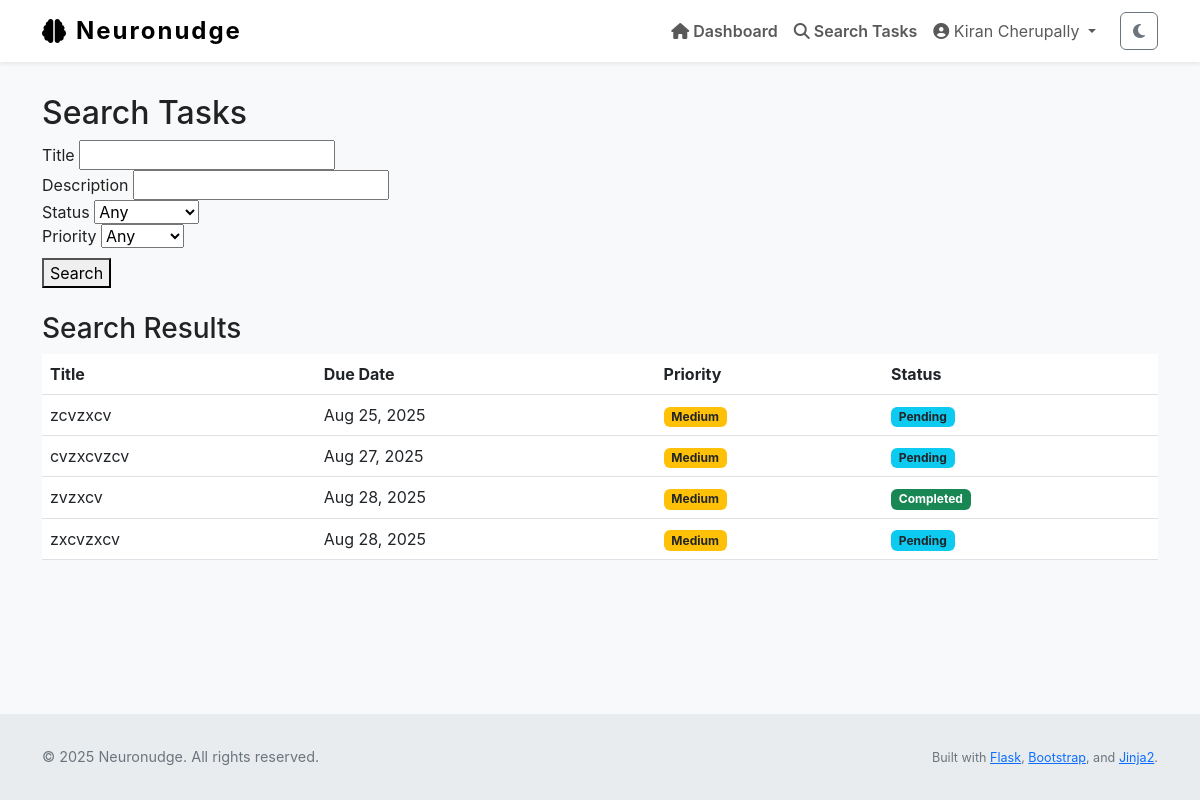
/tasks/search (signed in), run on the app's committed database.
### Neuronudge/models.py (models this page shows, shortened)
class User(UserMixin, db.Model):
    id = db.Column(db.Integer, primary_key=True)
    name = db.Column(db.String(150), nullable=True)                # full name
    username = db.Column(db.String(150), unique=True, nullable=False)
    email = db.Column(db.String(150), unique=True, nullable=False)
    password_hash = db.Column(db.String(256), nullable=False)
    profile_type = db.Column(db.String(50), nullable=False, default='General')
    created_at = db.Column(db.DateTime, default=datetime.utcnow)
    tasks = db.relationship('Task', backref='user', lazy=True)
    logs = db.relationship('ActivityLog', backref='user', lazy=True)
    preferences = db.relationship('OnboardingPreferences', back_populates='user', uselist=False)
    avatar_url = db.Column(db.String(300), default=None)
    registered_on = db.Column(db.DateTime, default=datetime.utcnow)
    dashboard_features = db.Column(JSON, nullable=False, default=[])
    feature_task_timer = db.Column(db.Boolean, default=False)
    feature_task_stats = db.Column(db.Boolean, default=True)
    feature_focus_mode = db.Column(db.Boolean, default=False)
    feature_deadline_tracker = db.Column(db.Boolean, default=False)
    feature_priority_sort = db.Column(db.Boolean, default=False)
    feature_task_export = db.Column(db.Boolean, default=False)
    feature_progress_graphs = db.Column(db.Boolean, default=False)

class Task(db.Model):
    id = db.Column(db.Integer, primary_key=True)
    title = db.Column(db.String(255), nullable=False)
    description = db.Column(db.Text, nullable=False)
    due_date = db.Column(db.DateTime)
    completed = db.Column(db.Boolean, default=False)
    priority = db.Column(db.Integer, default=2)         # 1 = high, 2 = med, 3 = low
    status = db.Column(db.String(20), default='not started')
    reminder_set = db.Column(db.Boolean, default=False)
    created_at = db.Column(db.DateTime, default=datetime.utcnow)
    updated_at = db.Column(db.DateTime, default=datetime.utcnow, onupdate=datetime.utcnow)
    user_id = db.Column(db.Integer, db.ForeignKey('user.id'), nullable=False)

### Neuronudge/views.py (the view)
@main.route('/tasks/search', methods=['GET', 'POST'])
@login_required
def task_search():
    title = request.args.get('title', '').strip()
    description = request.args.get('description', '').strip()
    completed = request.args.get('completed', 'any')
    priority = request.args.get('priority', 'any')
    query = Task.query.filter_by(user_id=current_user.id)
    if title:
        query = query.filter(Task.title.ilike(f'%{title}%'))
    if description:
        query = query.filter(Task.description.ilike(f'%{description}%'))
    if completed in ['true', 'false']:
        query = query.filter_by(completed=(completed == 'true'))
    if priority in ['1', '2', '3']:
        query = query.filter_by(priority=int(priority))
    results = query.order_by(Task.priority.asc(), Task.due_date.asc().nulls_last()).all()
    return render_template('task_search.html', results=results)

### Neuronudge/__init__.py (called while the page is built)
def create_app():
    app = Flask(__name__)
    app.config['SQLALCHEMY_DATABASE_URI'] = 'sqlite:///db.sqlite'
    app.config['SQLALCHEMY_TRACK_MODIFICATIONS'] = False
    app.config['SECRET_KEY'] = 'dev' #Replace later
    app.config['ALLOWED_EXTENSIONS'] = {"png","jpg","jpeg","gif"}
    db.init_app(app)
    migrate.init_app(app, db)
    login_manager.init_app(app)
    from Neuronudge import models  # ensures models are registered
    @login_manager.user_loader
    def load_user(user_id):
        from Neuronudge.models import User  # local import to avoid circular import
        return User.query.get(int(user_id))
    from Neuronudge.views import main
    from Neuronudge.auth import auth
    app.register_blueprint(main)
    app.register_blueprint(auth, url_prefix='/auth')
    with app.app_context():
        db.create_all()
    return app

### Neuronudge/templates/task_search.html (shortened to what this page needs)
{% extends "layout.html" %}
{% block content %}
<h2>Search Tasks</h2>
<form method="GET" action="{{ url_for('main.task_search') }}" role="search">
    <div>
        <label for="title">Title</label>
        <input type="text" name="title" id="title" value="{{ request.args.get('title', '') }}">
    </div>
    <div>
        <label for="description">Description</label>
        <input type="text" name="description" id="description" value="{{ request.args.get('description', '') }}">
    </div>
    <div>
        <label for="completed">Status</label>
        <select name="completed" id="completed">
            <option value="any" {% if request.args.get('completed') == 'any' %}selected{% endif %}>Any</option>
        </select>
    </div>
    <div>
        <label for="priority">Priority</label>
        <select name="priority" id="priority">
            <option value="any" {% if request.args.get('priority') == 'any' %}selected{% endif %}>Any</option>
        </select>
    </div>
    <div style="margin-top: 10px;">
        <button type="submit">Search</button>
    </div>
</form>
{% if results is defined %}
    <h3 class="mt-4">Search Results</h3>
    {% if results %}
        <table class="table table-hover">
            <thead>
                <tr>
                    <th>Title</th>
                    <th>Due Date</th>
                    <th>Priority</th>
                    <th>Status</th>
                </tr>
            </thead>
            <tbody>
                {% for task in results %}
                <tr>
                    <td>{{ task.title }}</td>
                    <td>{{ task.due_date.strftime('%b %d, %Y') if task.due_date else 'No due date' }}</td>
                    <td>
                        {% if task.priority == 1 %}<span class="badge bg-danger">High</span>
                        {% elif task.priority == 2 %}<span class="badge bg-warning text-dark">Medium</span>
                        {% elif task.priority == 3 %}<span class="badge bg-secondary">Low</span>
                        {% endif %}
                    </td>
                    <td>
                        {% if task.completed %}
                            <span class="badge bg-success">Completed</span>
                        {% else %}
                            <span class="badge bg-info text-dark">Pending</span>
                        {% endif %}
                    </td>
                </tr>
                {% endfor %}
            </tbody>
        </table>
    {% else %}
        <p class="text-muted">No tasks match your search.</p>
    {% endif %}
{% endif %}
{% endblock %}

### Neuronudge/templates/layout.html (shortened to what this page needs)
<!DOCTYPE html>
<html lang="en" class="h-100" data-theme="light">
<head>
    <link href="https://cdn.jsdelivr.net/npm/bootstrap@5.3.0/dist/css/bootstrap.min.css" rel="stylesheet" />
    <link href="https://cdnjs.cloudflare.com/ajax/libs/font-awesome/6.4.0/css/all.min.css" rel="stylesheet" />
    <link rel="stylesheet" href="{{ url_for('static', filename='style.css') }}" />
</head>
<body class="d-flex flex-column h-100" role="document" aria-live="polite" aria-busy="false" aria-label="Neuronudge main document">
<nav class="navbar navbar-expand-lg navbar-light fixed-top bg-white shadow-sm" role="navigation" aria-label="Main navigation">
    <div class="container">
        <a class="navbar-brand d-flex align-items-center" href="{{ url_for('main.home') }}" aria-label="Neuronudge homepage">
            <i class="fa-solid fa-brain me-2" aria-hidden="true"></i> Neuronudge
        </a>
        <div class="collapse navbar-collapse" id="navbarNav">
            <ul class="navbar-nav ms-auto align-items-center" role="menubar">
                {% if current_user.is_authenticated %}
                    <li class="nav-item" role="none">
                        <a class="nav-link fw-semibold" href="{{ url_for('main.dashboard') }}" role="menuitem">
                            <i class="fa-solid fa-house"></i> Dashboard
                        </a>
                    </li>
                    <li class="nav-item" role="none">
                        <a class="nav-link fw-semibold" href="{{ url_for('main.task_search') }}" role="menuitem">
                            <i class="fa-solid fa-magnifying-glass"></i> Search Tasks
                        </a>
                    </li>
                    <li class="nav-item dropdown" role="none">
                        <a class="nav-link dropdown-toggle" href="#" id="profileDropdown" role="button"
                           data-bs-toggle="dropdown" aria-expanded="false" aria-haspopup="true" aria-controls="profileDropdownMenu">
                            <i class="fa-solid fa-user-circle"></i> {{ current_user.name or current_user.email }}
                        </a>
                    </li>
                    <li class="nav-item" role="none">
                        <button id="darkModeToggle" class="btn btn-outline-secondary ms-3" aria-pressed="false" aria-label="Toggle dark mode">
                            <i class="fa-solid fa-moon"></i>
                        </button>
                    </li>
                {% endif %}
            </ul>
        </div>
    </div>
</nav>
<div class="flash-message container position-fixed top-0 end-0 p-3" role="region" aria-live="assertive" aria-atomic="true">
</div>
<main role="main" class="container flex-grow-1 my-4" tabindex="-1">
    {% block content %}{% endblock %}
</main>
<footer class="footer mt-auto" role="contentinfo">
    <div class="container d-flex flex-column flex-md-row justify-content-between align-items-center">
        <p class="mb-2 mb-md-0">&copy; {{ current_year if current_year else "2025" }} Neuronudge. All rights reserved.</p>
        <p class="mb-0">
            <small>
                Built with
                <a href="https://flask.palletsprojects.com/" target="_blank" rel="noopener noreferrer">Flask</a>,
                <a href="https://getbootstrap.com/" target="_blank" rel="noopener noreferrer">Bootstrap</a>,
                and
                <a href="https://jinja.palletsprojects.com/" target="_blank" rel="noopener noreferrer">Jinja2</a>.
            </small>
        </p>
    </div>
</footer>
</body>
</html>

### Neuronudge/static/style.css (style rules this page uses)
:root { --page-bg: #eef5ff; --muted-text: #6c757d; }
body { background-color: var(--page-bg); color: #222; font-family: -apple-system, BlinkMacSystemFont, "Segoe UI", Roboto, "Helvetica Neue", Arial; line-height: 1.5; }
.flash-message { position: fixed; top: 70px; right: 1rem; z-index: 1080; min-width: 320px; max-width: 350px; pointer-events: auto; }

### Neuronudge/templates/layout.html (style rules this page uses)
body { padding-top: 70px; background-color: var(--bs-light-bg, #f8f9fa); min-height: 100vh; display: flex; flex-direction: column; font-family: -apple-system, BlinkMacSystemFont, "Segoe UI", Roboto, "Helvetica Neue", Arial; text-size-adjust: 100%; }
.navbar-brand { font-weight: 700; font-size: 1.5rem; letter-spacing: 2px; }
.footer { margin-top: auto; padding: 2rem 0; background-color: var(--bs-light-footer-bg, #e9ecef); text-align: center; font-size: 0.9rem; color: #6c757d; }
.flash-message { position: fixed; top: 70px; right: 1rem; z-index: 1080; min-width: 320px; max-width: 350px; pointer-events: auto; }

### data on the page
User: name "Kiran Cherupally"
Task: title "zcvzxcv", due_date "Aug 25, 2025", priority "Medium", completed "Pending"
Task: title "cvzxcvzcv", due_date "Aug 27, 2025", priority "Medium", completed "Pending"
Task: title "zvzxcv", due_date "Aug 28, 2025", priority "Medium", completed "Completed"
Task: title "zxcvzxcv", due_date "Aug 28, 2025", priority "Medium", completed "Pending"

### other printed values
{{ current_year if current_year else "2025" }} "2025"
